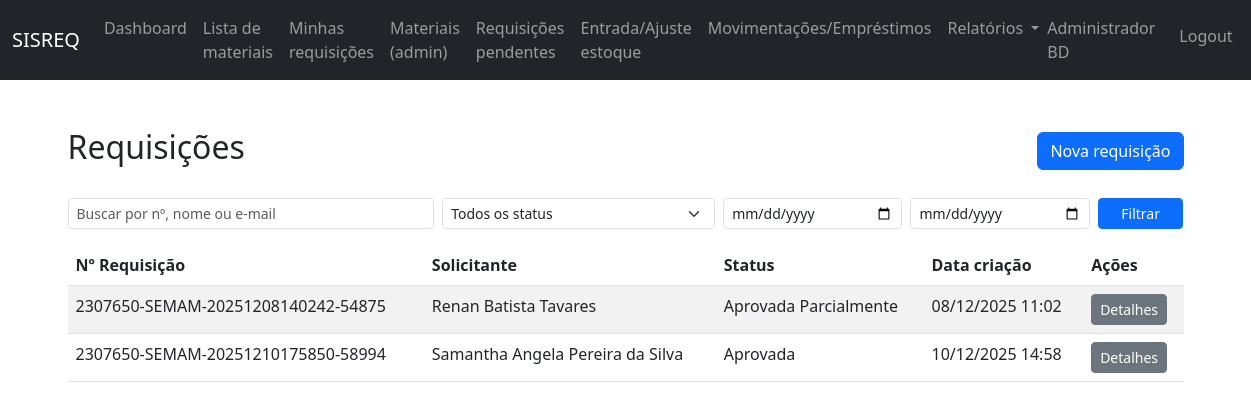
/requisicoes/ (signed in), run on the app's committed database.
### apps/usuarios/models.py (models this page shows, shortened)
class Usuario(AbstractBaseUser, PermissionsMixin):
    email = models.EmailField(unique=True)
    nome_completo = models.CharField(max_length=150)
    matricula = models.CharField(max_length=30, blank=True, null=True)
    prefeitura = models.ForeignKey(
        "cadastros.Prefeitura",
        on_delete=models.PROTECT,
        null=True,
        blank=True,
    )
    secretaria = models.ForeignKey(
        "cadastros.Secretaria",
        on_delete=models.PROTECT,
        null=True,
        blank=True,
    )
    setor = models.ForeignKey(
        "cadastros.Setor",
        on_delete=models.PROTECT,
        null=True,
        blank=True,
    )
    tipo = models.CharField(
        max_length=20,
        choices=TIPO_USUARIO_CHOICES,
        default="FUNCIONARIO",
    )
    ativo = models.BooleanField(default=True)
    is_staff = models.BooleanField(default=False)
    is_superuser = models.BooleanField(default=False)
    date_joined = models.DateTimeField(default=timezone.now)
    USERNAME_FIELD = "email"
    REQUIRED_FIELDS = ["nome_completo"]
    objects = UsuarioManager()
    class Meta:
        verbose_name = "Usuário"
        verbose_name_plural = "Usuários"
    @property
    def is_active(self) -> bool:
        return self.ativo

### apps/estoque/models.py (models this page shows, shortened)
class Requisicao(models.Model):
    prefeitura = models.ForeignKey(
        "cadastros.Prefeitura",
        on_delete=models.PROTECT,
    )
    secretaria = models.ForeignKey(
        "cadastros.Secretaria",
        on_delete=models.PROTECT,
    )
    solicitante = models.ForeignKey(
        "usuarios.Usuario",
        related_name="requisicoes_solicitadas",
        on_delete=models.PROTECT,
    )
    setor = models.ForeignKey(
        "cadastros.Setor",
        on_delete=models.PROTECT,
        null=True,
        blank=True,
    )
    numero_requisicao = models.CharField(
        max_length=80,
        unique=True,
        blank=True,
        null=True,
    )
    status = models.CharField(
        max_length=20,
        choices=STATUS_REQUISICAO_CHOICES,
        default="PENDENTE",
    )
    observacao_solicitante = models.TextField(blank=True)
    observacao_administrador = models.TextField(blank=True)
    aprovado_por = models.ForeignKey(
        "usuarios.Usuario",
        related_name="requisicoes_aprovadas",
        null=True,
        blank=True,
        on_delete=models.PROTECT,
    )
    data_criacao = models.DateTimeField(auto_now_add=True)
    data_aprovacao = models.DateTimeField(null=True, blank=True)
    data_entrega = models.DateTimeField(null=True, blank=True)
    class Meta:
        verbose_name = "Requisição"
        verbose_name_plural = "Requisições"

### apps/estoque/views.py (the view)
# urls.py: path("requisicoes/", views.listar_requisicoes, name="listar_requisicoes"),
@login_required
def listar_requisicoes(request):
    prefeitura_id, secretaria_id = _get_unidade_from_session(request)
    requisicoes = Requisicao.objects.filter(
        prefeitura_id=prefeitura_id,
        secretaria_id=secretaria_id,
    )
    status = (request.GET.get("status") or "").strip()
    if status in dict(STATUS_REQUISICAO_CHOICES):
        requisicoes = requisicoes.filter(status=status)
    buscar = (request.GET.get("buscar") or "").strip()
    data_inicio = (request.GET.get("data_inicio") or "").strip()
    data_fim = (request.GET.get("data_fim") or "").strip()
    if buscar:
        requisicoes = requisicoes.filter(
            Q(numero_requisicao__icontains=buscar)
            | Q(solicitante__nome_completo__icontains=buscar)
            | Q(solicitante__email__icontains=buscar)
        )
    if data_inicio:
        dt_inicio = parse_date(data_inicio)
        if dt_inicio:
            requisicoes = requisicoes.filter(data_criacao__date__gte=dt_inicio)
    if data_fim:
        dt_fim = parse_date(data_fim)
        if dt_fim:
            requisicoes = requisicoes.filter(data_criacao__date__lte=dt_fim)
    if request.user.tipo == "FUNCIONARIO":
        requisicoes = requisicoes.filter(solicitante=request.user)
    requisicoes = requisicoes.select_related("solicitante")
    return render(
        request,
        "estoque/listar_requisicoes.html",
        {
            "requisicoes": requisicoes,
            "status_choices": STATUS_REQUISICAO_CHOICES,
            "filtro_status": status,
            "filtro_buscar": buscar,
            "filtro_data_inicio": data_inicio,
            "filtro_data_fim": data_fim,
        },
    )

### apps/estoque/views.py (called while the page is built, shortened)
def _get_unidade_from_session(request):
    prefeitura_id = request.session.get("prefeitura_id")
    secretaria_id = request.session.get("secretaria_id")
    user = getattr(request, "user", None)
    return prefeitura_id, secretaria_id

### apps/estoque/templates/estoque/listar_requisicoes.html (shortened to what this page needs)
{% extends "core/base.html" %}
{% block content %}
<div class="container mt-4">
  <div class="d-flex justify-content-between align-items-center">
    <h2>Requisições</h2>
    {% if request.user.tipo == "FUNCIONARIO" or request.user.tipo == "ADMINISTRADOR" %}
      <a href="{% url 'estoque:nova_requisicao' %}" class="btn btn-primary">Nova requisição</a>
    {% endif %}
  </div>
  <form method="get" class="row g-2 mt-3">
    <div class="col-md-4">
      <input type="text"
             name="buscar"
             value="{{ filtro_buscar }}"
             class="form-control form-control-sm"
             placeholder="Buscar por nº, nome ou e-mail">
    </div>
    <div class="col-md-3">
      <select name="status" class="form-select form-select-sm">
        <option value="">Todos os status</option>
      </select>
    </div>
    <div class="col-md-2">
      <input type="date"
             name="data_inicio"
             value="{{ filtro_data_inicio }}"
             class="form-control form-control-sm"
             placeholder="Data início">
    </div>
    <div class="col-md-2">
      <input type="date"
             name="data_fim"
             value="{{ filtro_data_fim }}"
             class="form-control form-control-sm"
             placeholder="Data fim">
    </div>
    <div class="col-md-1 d-grid">
      <button type="submit" class="btn btn-sm btn-primary">Filtrar</button>
    </div>
  </form>
  <table class="table table-striped mt-3">
    <thead>
      <tr>
        <th>Nº Requisição</th>
        <th>Solicitante</th>
        <th>Status</th>
        <th>Data criação</th>
        <th>Ações</th>
      </tr>
    </thead>
    <tbody>
      {% for requisicao in requisicoes %}
      <tr>
        <td>{{ requisicao.numero_requisicao }}</td>
        <td>{{ requisicao.solicitante.nome_completo }}</td>
        <td>{{ requisicao.get_status_display }}</td>
        <td>{{ requisicao.data_criacao|date:"d/m/Y H:i" }}</td>
        <td>
          <a href="{% url 'estoque:detalhar_requisicao' requisicao.pk %}" class="btn btn-sm btn-secondary">Detalhes</a>
        </td>
      </tr>
      {% empty %}
      <tr>
        <td colspan="5">Nenhuma requisição encontrada.</td>
      </tr>
      {% endfor %}
    </tbody>
  </table>
</div>
{% endblock %}

### apps/templates/core/base.html (shortened to what this page needs)
{% load static %}
<!DOCTYPE html>
<html lang="pt-br">
  <head>
    <link href="https://cdn.jsdelivr.net/npm/bootstrap@5.3.0/dist/css/bootstrap.min.css" rel="stylesheet">
    <link rel="stylesheet" href="{% static 'estoque/css/estoque.css' %}">
  </head>
  <body>
    <nav class="navbar navbar-expand-lg navbar-dark bg-dark">
      <div class="container-fluid">
        <a class="navbar-brand" href="{% url 'estoque:dashboard' %}">SISREQ</a>
        <div class="collapse navbar-collapse" id="navbarNav">
          <ul class="navbar-nav me-auto mb-2 mb-lg-0">
            {% if request.user.is_authenticated %}
            <li class="nav-item">
              <a class="nav-link" href="{% url 'estoque:dashboard' %}">Dashboard</a>
            </li>
            <li class="nav-item">
              <a class="nav-link" href="{% url 'estoque:lista_materiais_publica' %}">Lista de materiais</a>
            </li>
            <li class="nav-item">
              <a class="nav-link" href="{% url 'estoque:listar_requisicoes' %}">Minhas requisições</a>
            </li>
            {% if request.user.tipo == "ADMINISTRADOR" %}
            <li class="nav-item">
              <a class="nav-link" href="{% url 'estoque:listar_materiais' %}">Materiais (admin)</a>
            </li>
            <li class="nav-item">
              <a class="nav-link" href="{% url 'estoque:listar_requisicoes' %}?status=PENDENTE">Requisições pendentes</a>
            </li>
            <li class="nav-item">
              <a class="nav-link" href="{% url 'estoque:novo_movimento_estoque' %}">Entrada/Ajuste estoque</a>
            </li>
            <li class="nav-item">
              <a class="nav-link" href="{% url 'estoque:entrada_compra' %}">Movimentações/Empréstimos</a>
            </li>
            <li class="nav-item dropdown">
              <a class="nav-link dropdown-toggle"
                 href="#"
                 id="navbarRelatorios"
                 role="button"
                 data-bs-toggle="dropdown"
                 aria-expanded="false">
                Relatórios
              </a>
            </li>
            {% endif %}
            {% endif %}
          </ul>
          <ul class="navbar-nav">
            {% if request.user.is_authenticated %}
            <li class="nav-item">
              <span class="navbar-text me-3">
                {{ request.user.nome_completo }}
              </span>
            </li>
            <li class="nav-item">
              <a class="nav-link" href="{% url 'usuarios:logout' %}">Logout</a>
            </li>
            {% else %}
            <li class="nav-item">
              <a class="nav-link" href="{% url 'usuarios:login' %}">Login</a>
            </li>
            {% endif %}
          </ul>
        </div>
      </div>
    </nav>
    <main class="py-4">
      {% block content %}{% endblock %}
    </main>
  </body>
</html>

### data on the page
Usuario: user.nome_completo "Administrador BD"
Requisicao: numero_requisicao "2307650-SEMAM-20251208140242-54875", solicitante.nome_completo "Renan Batista Tavares", status "Aprovada Parcialmente", data_criacao "08/12/2025 11:02"
Requisicao: numero_requisicao "2307650-SEMAM-20251210175850-58994", solicitante.nome_completo "Samantha Angela Pereira da Silva", status "Aprovada", data_criacao "10/12/2025 14:58"
